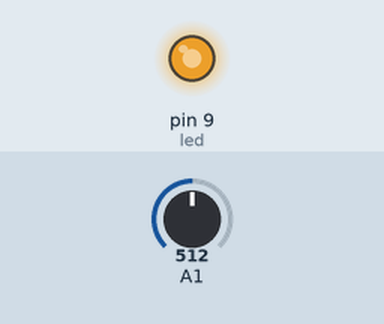
Recording of a sketch running on a simulated Arduino Uno, built with avr-gcc and run on an emulated ATmega328P. On the bench: output pins drawn as LEDs (lit = HIGH). The test bench sets the inputs (shaded band); at power-on: A1 = 512. What the sketch prints to the serial monitor is not drawn.

Above: at 1.2 s.
1.3 s: A1 set to 604
At 2.3 s:
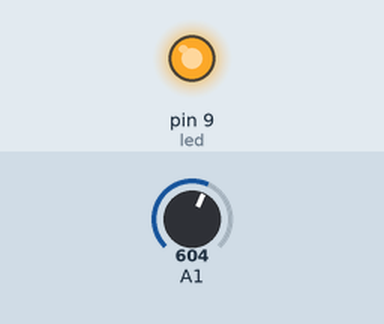
2.8 s: A1 set to 632
At 3.3 s:
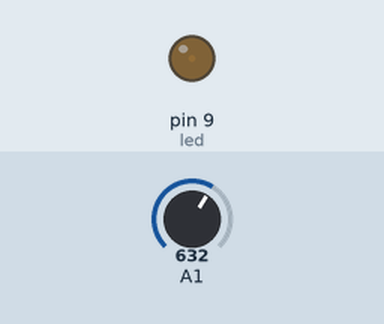
4.3 s: A1 set to 306
At 4.6 s:
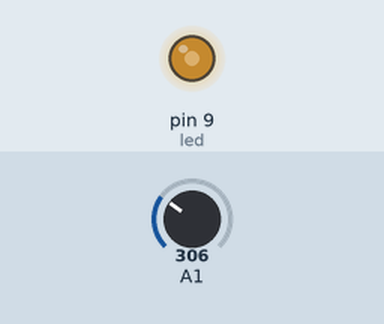
5.8 s: A1 set to 0
At 6.8 s:
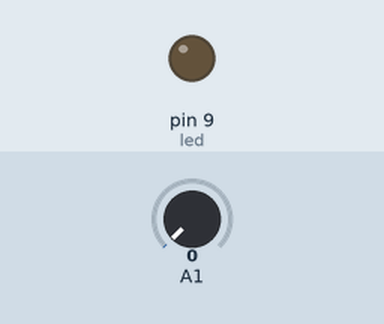
7.3 s: A1 set to 4
At 7.9 s:
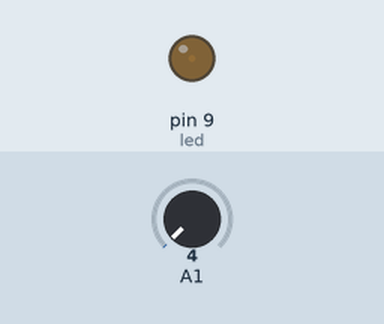
8.8 s: A1 set to 511
At 9.1 s:
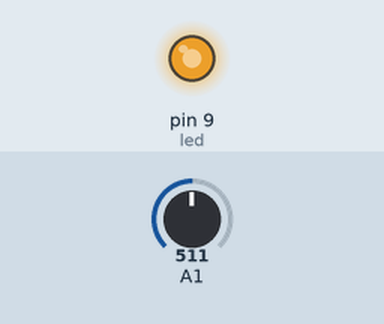
Timing chart, 0 to 11.3 s (numbered marks = the images above; inputs shaded):
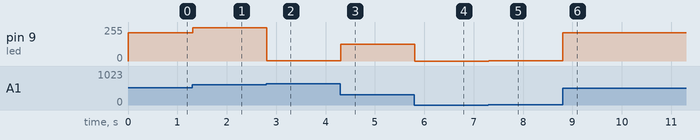

Measured:
- the behaviour switches between 613 and 614 on A1 (found by bisection; images 1 and 2)
- after the input at 1.3 s, pin 9 (led): 212/255 → 250/255 at once
- after the input at 2.8 s, pin 9 (led): 250/255 → 1/255 at once
- after the input at 4.3 s, pin 9 (led): 1/255 → 127/255 at once
- after the input at 5.8 s, pin 9 (led): 127/255 → 0/255 at once
- after the input at 7.3 s, pin 9 (led): 0/255 → 1/255 at once
- after the input at 8.8 s, pin 9 (led): 1/255 → 212/255 at once

The sketch:

Using_sensors_pa.ino
```cpp
int led = 9;
int brightness = 0;
void setup() {
 Serial.begin(9600);
 pinMode(led, OUTPUT);
 }

void loop() {
 int sensorValue = analogRead(A1);
 float voltage = sensorValue * (5.0/1023.0);
 Serial.println(brightness);
 brightness = voltage * 85;
 if(brightness >= 255){
  analogWrite(led,HIGH);
 }
 else{
 analogWrite(led,brightness);
 }
}
```
